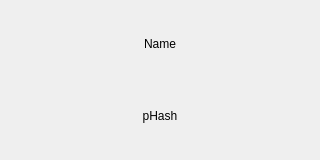
<?xml version="1.0" encoding="UTF-8"?>
<ui version="4.0">
 <class>CompareDialog</class>
 <widget class="QDialog" name="CompareDialog">
  <property name="geometry">
   <rect>
    <x>0</x>
    <y>0</y>
    <width>320</width>
    <height>160</height>
   </rect>
  </property>
  <property name="windowTitle">
   <string>Compare pHash</string>
  </property>
  <layout class="QVBoxLayout" name="verticalLayout">
   <item>
    <widget class="QLabel" name="labelName">
     <property name="text">
      <string>Name</string>
     </property>
     <property name="alignment">
      <set>Qt::AlignCenter</set>
     </property>
    </widget>
   </item>
   <item>
    <widget class="QLabel" name="labelHash">
     <property name="text">
      <string>pHash</string>
     </property>
     <property name="alignment">
      <set>Qt::AlignCenter</set>
     </property>
    </widget>
   </item>
  </layout>
 </widget>
 <resources/>
 <connections/>
</ui>
